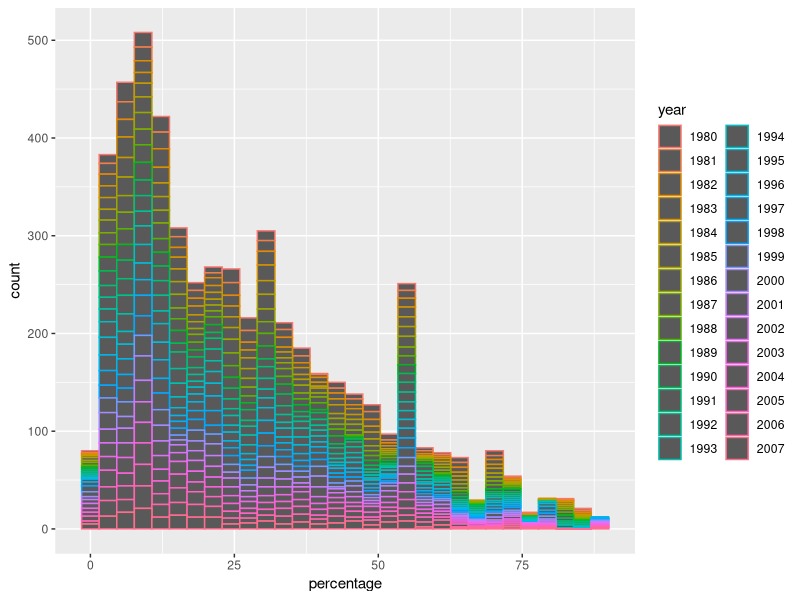
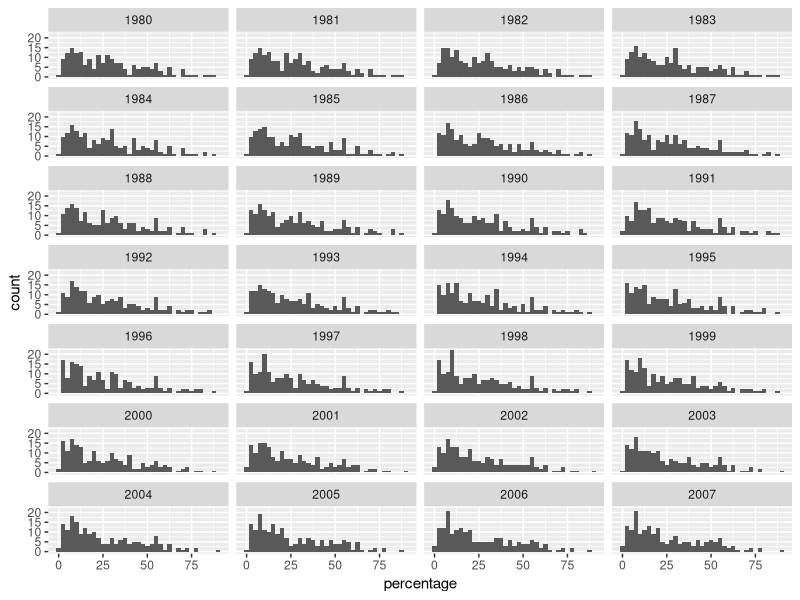
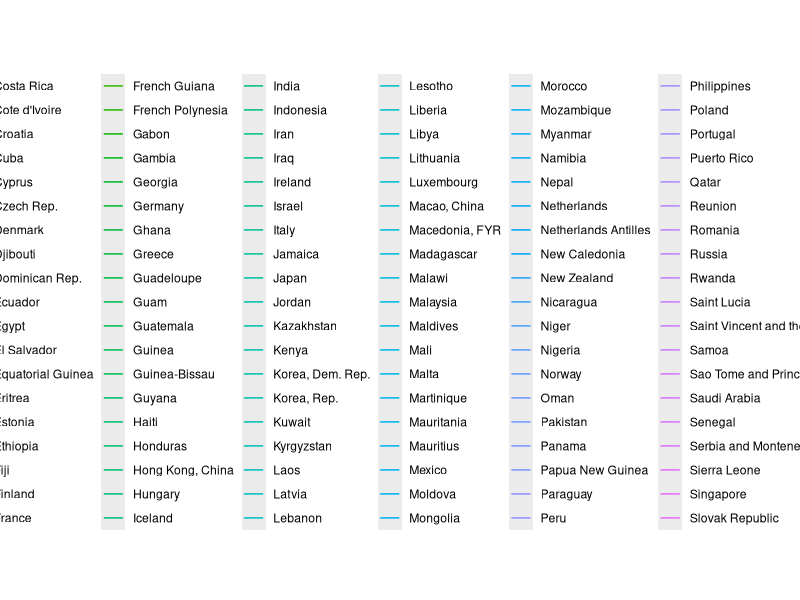
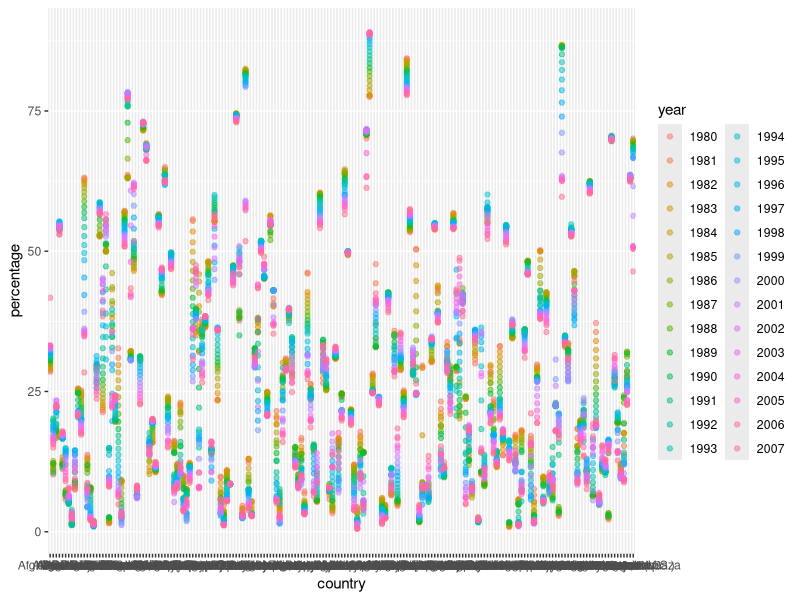

R code for these plots, in order: (Note: this script raises an error after producing the figures.)
## ---- chunk 1
library(ggplot2)
library(dplyr)
library(gridExtra)
library(reshape2)

setwd("~/projects/Classes/FoundationsOfDataScience_sliderule/github/UD651/L5")
df = read.csv ("indicator_t_above_65_labour_to_pop_percent_data_fixed.csv", header = TRUE)

# head(df)
colnames(df) <- c("country", 1980:2007)
#str(df)

## ---- chunk 2
#install.packages("tidyr")
library(tidyr)

ldf <- gather(df, "year", "percentage", 2:29)

# want the years to be numeric instead of factor?
ldf$year_numeric <- with(ldf, as.numeric(levels(year))[year])
# head(ldf) 
str(ldf)
## ---- chunk 3
# layer all years
ggplot(aes(x = percentage), data = ldf) +
  geom_histogram(aes(color = year))

# separate each year
ggplot(aes(x = percentage), data = ldf) +
  geom_histogram(binwidth = 2.5) +
  facet_wrap( ~ year, ncol = 4)

## ---- chunk 4
## trend by country - line graph over time
#ggplot(aes(x = year_numeric, y = percentage), data = ldf) +
#  geom_line(aes(color = country))

# same  on semi-log scale, to avoid the bunching at the lower percentages
ggplot(aes(x = year_numeric, y = percentage), data = ldf) +
  geom_line(aes(color = country)) +
  scale_y_log10()

# another trend by country graph
ggplot(aes(x = country, y = percentage), data = ldf) +
  geom_point(aes(color = year), alpha = 5/10) +
  scale_fill_brewer(type = "div")
## ---- chunk 5

ldf.pct_by_country <- ldf %.%
  group_by(country) %.%
  summarise(pct_mean = mean(percentage),
            pct_median = median(percentage),
            n = n()) %.%
   arrange(country)

#head(ldf.pct_by_country)
## ---- chunk 6

tmp <- with(ldf,
            by(ldf, country,
               function(x) lm(percentage ~ year_numeric, data = x)
               )
            )

ldf.lm_by_country <- as.data.frame(t(sapply(tmp, coef)))

colnames(ldf.lm_by_country) <- c('intercept','slope')

ggplot(aes(y = slope, x = intercept), 
       data = ldf.lm_by_country) +
  geom_point(alpha = 3/10) +
  geom_hline(aes (yintercept=0), alpha = 6/10, color = 'blue', linetype = 2) +
  geom_vline(aes (xintercept=0), alpha = 6/10, color = 'blue', linetype = 2) 
## ---- chunk 7
## couldn't get variable to work
#cdf_height <- 15

ggplot(aes(x = slope), data = ldf.lm_by_country) +
  geom_histogram(alpha = 6/10, binwidth = 2.5/100) +
  geom_vline(aes (xintercept=0), color = 'blue') +
  geom_step(aes(len = 15, y = ..y.. * 15), stat = "ecdf", color = 'green') +
  geom_hline(aes (yintercept=15 / 2), alpha = 6/10, color = 'blue') 
    

## ---- chunk 8
ggplot(aes(x = 0, y = slope), data = ldf.lm_by_country) +
  geom_boxplot() 

summary(ldf.lm_by_country$slope)
